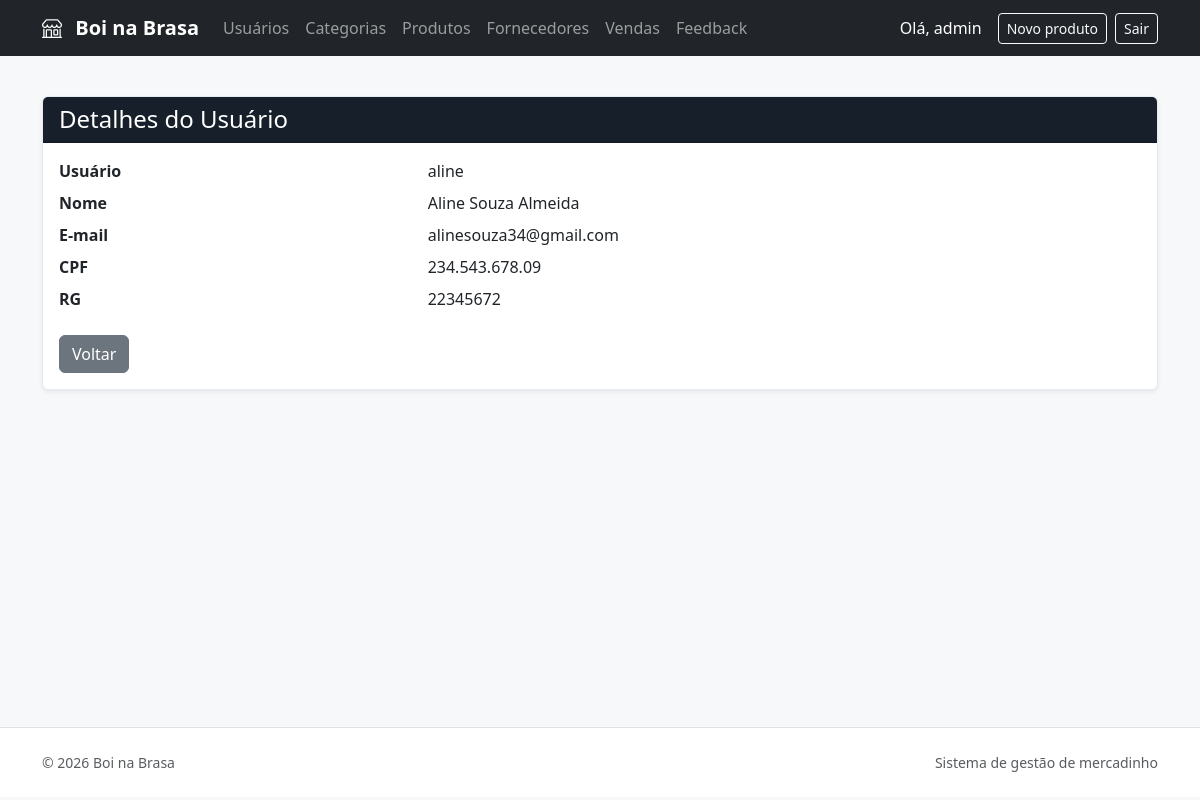
/usuarios/2/ (signed in), run on the app's committed database.
### usuarios/models.py (models this page shows, shortened)
class Usuario(User):
    cpf = models.CharField(
        max_length=14,
        unique=True
    )
    rg = models.CharField(
        max_length=20,
        blank=True,
        null=True
    )

### usuarios/views.py (the view)
@login_required
@permission_required(
    'usuarios.view_usuario',
    raise_exception=True
)
def usuario_detail(request, id):
    usuario = get_object_or_404(
        Usuario,
        id=id
    )
    return render(
        request,
        'usuarios/usuario_detail.html',
        {
            'usuario': usuario,
        }
    )

### templates/usuarios/usuario_detail.html
{% extends 'base.html' %}
{% block content %}
<div class="card shadow-sm">
    <div class="card-header bg-dark text-white">
        <h1 class="h4 mb-0">
            Detalhes do Usuário
        </h1>
    </div>
    <div class="card-body">
        <dl class="row">
            <dt class="col-sm-4">
                Usuário
            </dt>
            <dd class="col-sm-8">
                {{ usuario.username }}
            </dd>
            <dt class="col-sm-4">
                Nome
            </dt>
            <dd class="col-sm-8">
                {{ usuario.get_full_name|default:"-" }}
            </dd>
            <dt class="col-sm-4">
                E-mail
            </dt>
            <dd class="col-sm-8">
                {{ usuario.email|default:"-" }}
            </dd>
            <dt class="col-sm-4">
                CPF
            </dt>
            <dd class="col-sm-8">
                {{ usuario.cpf }}
            </dd>
            <dt class="col-sm-4">
                RG
            </dt>
            <dd class="col-sm-8">
                {{ usuario.rg|default:"-" }}
            </dd>
        </dl>
        <a
            href="{% url 'usuarios:usuario_list' %}"
            class="btn btn-secondary"
        >
            Voltar
        </a>
    </div>
</div>
{% endblock %}

### templates/base.html (shortened to what this page needs)
{% load static %}
<!DOCTYPE html>
<html lang="pt-br">
<head>
    <link rel="stylesheet"
          href="{% static 'vendor/bootstrap/css/bootstrap.min.css' %}">
    <link rel="stylesheet"
          href="{% static 'vendor/bootstrap-icons/bootstrap-icons.min.css' %}">
        <link rel="stylesheet"
            href="{% static 'flexbiz/css/site.css' %}">
</head>
<body>
<nav class="navbar navbar-expand-lg bg-dark navbar-dark">
    <div class="container">
        <a class="navbar-brand" href="{% url 'inicio' %}">
            <i class="bi bi-shop me-2"></i>
            Boi na Brasa
        </a>
        <div class="collapse navbar-collapse"
             id="menuPrincipal">
            <ul class="navbar-nav me-auto mb-2 mb-lg-0">
                {% if request.user.is_authenticated %}
                    {% if perms.usuarios.view_usuario %}
                        <li class="nav-item">
                            <a class="nav-link" href="{% url 'usuarios:usuario_list' %}">Usuários</a>
                        </li>
                    {% endif %}
                    {% if perms.produtos.view_categoria %}
                        <li class="nav-item">
                            <a class="nav-link" href="{% url 'produtos:categoria_list' %}">Categorias</a>
                        </li>
                    {% endif %}
                    {% if perms.produtos.view_produto %}
                        <li class="nav-item">
                            <a class="nav-link" href="{% url 'produtos:produto_list' %}">Produtos</a>
                        </li>
                    {% endif %}
                    {% if perms.fornecedores.view_fornecedor %}
                        <li class="nav-item">
                            <a class="nav-link" href="{% url 'fornecedores:fornecedor_list' %}">Fornecedores</a>
                        </li>
                    {% endif %}
                    {% if perms.vendas.view_venda %}
                        <li class="nav-item">
                            <a class="nav-link" href="{% url 'vendas:venda_list' %}">Vendas</a>
                        </li>
                    {% endif %}
                    <li class="nav-item">
                        <a class="nav-link" href="{% url 'feedback:feedback_list' %}">Feedback</a>
                    </li>
                {% endif %}
            </ul>
            {% if user.is_authenticated %}
                <span class="navbar-text text-white me-3">
                    Olá, {{ user.username }}
                </span>
                {% if perms.produtos.add_produto %}
                    <a href="{% url 'produtos:produto_create' %}" class="btn btn-outline-light btn-sm me-2">
                        Novo produto
                    </a>
                {% endif %}
                <form method="POST"
                      action="{% url 'logout' %}">
                    <button type="submit"
                            class="btn btn-outline-light btn-sm">
                        Sair
                    </button>
                </form>
            {% else %}
                <a href="{% url 'login' %}"
                   class="btn btn-outline-light btn-sm">
                    Entrar
                </a>
            {% endif %}
        </div>
    </div>
</nav>
<main class="container py-4 app-main">
    {% block content %}
    {% endblock %}
</main>
<footer class="app-footer border-top">
    <div class="container d-flex flex-wrap justify-content-between gap-2 py-4 text-muted small">
        <span>&copy; {% now "Y" %} Boi na Brasa</span>
        <span>Sistema de gestão de mercadinho</span>
    </div>
</footer>
</body>
</html>

### static/flexbiz/css/site.css (style rules this page uses)
:root { --flexbiz-ink: #17202a; --flexbiz-muted: #65717d; --flexbiz-primary: #e8752b; --flexbiz-surface: #f7f8fa; }
body { color: var(--flexbiz-ink); font-family: "Segoe UI", sans-serif; background: #f7f8fa; }
.app-main { min-height: calc(100vh - 145px); }
.app-footer { background: #fff; }
.navbar-brand { font-weight: 700; }
.card { border-color: #e7eaee; }
.card-header.bg-dark { background: var(--flexbiz-ink) !important; }

### data on the page
Usuario: get_full_name "Aline Souza Almeida", cpf "234.543.678.09", rg "22345672"

### other printed values
{{ user.username }} "admin"
{{ usuario.username }} "aline"
{{ usuario.email|default:"-" }} "alinesouza34@gmail.com"
